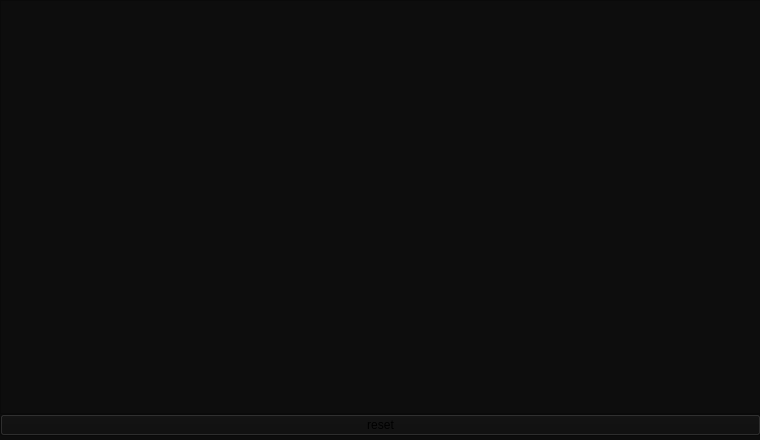
<?xml version="1.0" encoding="UTF-8"?>
<ui version="4.0">
 <class>Form</class>
 <widget class="QWidget" name="Form">
  <property name="geometry">
   <rect>
    <x>0</x>
    <y>0</y>
    <width>760</width>
    <height>440</height>
   </rect>
  </property>
  <property name="minimumSize">
   <size>
    <width>760</width>
    <height>440</height>
   </size>
  </property>
  <property name="maximumSize">
   <size>
    <width>760</width>
    <height>440</height>
   </size>
  </property>
  <property name="windowTitle">
   <string>keyvalue</string>
  </property>
  <property name="styleSheet">
   <string notr="true">background-color: rgb(13, 13, 13);</string>
  </property>
  <widget class="QWidget" name="gridLayoutWidget">
   <property name="geometry">
    <rect>
     <x>0</x>
     <y>0</y>
     <width>761</width>
     <height>441</height>
    </rect>
   </property>
   <layout class="QGridLayout" name="gridLayout">
    <property name="bottomMargin">
     <number>5</number>
    </property>
    <property name="spacing">
     <number>0</number>
    </property>
    <item row="0" column="0">
     <widget class="QPlainTextEdit" name="plainTextEdit">
      <property name="styleSheet">
       <string notr="true">color:rgb(248, 248, 248);</string>
      </property>
     </widget>
    </item>
    <item row="1" column="0">
     <widget class="QPushButton" name="reset">
      <property name="styleSheet">
       <string notr="true">QPushButton::focus{
	background-color: rgb(0, 255, 127);
}

color: rgb(0, 255, 0);</string>
      </property>
      <property name="text">
       <string>reset</string>
      </property>
     </widget>
    </item>
   </layout>
  </widget>
 </widget>
 <resources/>
 <connections/>
</ui>
